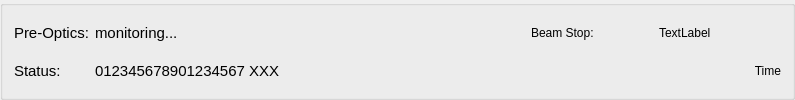
         <widget class="QGroupBox" name="groupBox_statusBar">
          <property name="title">
           <string/>
          </property>
          <layout class="QGridLayout" name="gridLayout_15">
           <item row="0" column="0">
            <layout class="QGridLayout" name="gridLayout_14">
             <item row="1" column="9">
              <widget class="QLabel" name="label_system_time">
               <property name="minimumSize">
                <size>
                 <width>250</width>
                 <height>0</height>
                </size>
               </property>
               <property name="maximumSize">
                <size>
                 <width>250</width>
                 <height>16777215</height>
                </size>
               </property>
               <property name="text">
                <string>Time</string>
               </property>
               <property name="alignment">
                <set>Qt::AlignRight|Qt::AlignTrailing|Qt::AlignVCenter</set>
               </property>
              </widget>
             </item>
             <item row="1" column="8">
              <spacer name="horizontalSpacer_5">
               <property name="orientation">
                <enum>Qt::Horizontal</enum>
               </property>
               <property name="sizeHint" stdset="0">
                <size>
                 <width>40</width>
                 <height>20</height>
                </size>
               </property>
              </spacer>
             </item>
             <item row="1" column="0">
              <widget class="QLabel" name="label_status_label">
               <property name="font">
                <font>
                 <pointsize>11</pointsize>
                </font>
               </property>
               <property name="text">
                <string>Status:</string>
               </property>
              </widget>
             </item>
             <item row="1" column="1">
              <widget class="QLabel" name="label_status_msg">
               <property name="minimumSize">
                <size>
                 <width>390</width>
                 <height>0</height>
                </size>
               </property>
               <property name="maximumSize">
                <size>
                 <width>300</width>
                 <height>16777215</height>
                </size>
               </property>
               <property name="font">
                <font>
                 <pointsize>11</pointsize>
                </font>
               </property>
               <property name="text">
                <string>012345678901234567 XXX </string>
               </property>
              </widget>
             </item>
             <item row="0" column="0">
              <widget class="QLabel" name="label_pre_optics_label">
               <property name="font">
                <font>
                 <pointsize>11</pointsize>
                </font>
               </property>
               <property name="text">
                <string>Pre-Optics:</string>
               </property>
              </widget>
             </item>
             <item row="0" column="1">
              <widget class="QLabel" name="label_pre_optics">
               <property name="font">
                <font>
                 <pointsize>11</pointsize>
                </font>
               </property>
               <property name="text">
                <string>monitoring...</string>
               </property>
              </widget>
             </item>
             <item row="0" column="8">
              <spacer name="horizontalSpacer_6">
               <property name="orientation">
                <enum>Qt::Horizontal</enum>
               </property>
               <property name="sizeHint" stdset="0">
                <size>
                 <width>40</width>
                 <height>20</height>
                </size>
               </property>
              </spacer>
             </item>
             <item row="0" column="9">
              <layout class="QHBoxLayout" name="horizontalLayout_4">
               <item>
                <widget class="QLabel" name="label_beam_stop_name">
                 <property name="text">
                  <string>Beam Stop:</string>
                 </property>
                </widget>
               </item>
               <item>
                <widget class="QLabel" name="label_beam_stop">
                 <property name="text">
                  <string>TextLabel</string>
                 </property>
                </widget>
               </item>
              </layout>
             </item>
            </layout>
           </item>
          </layout>
         </widget>
